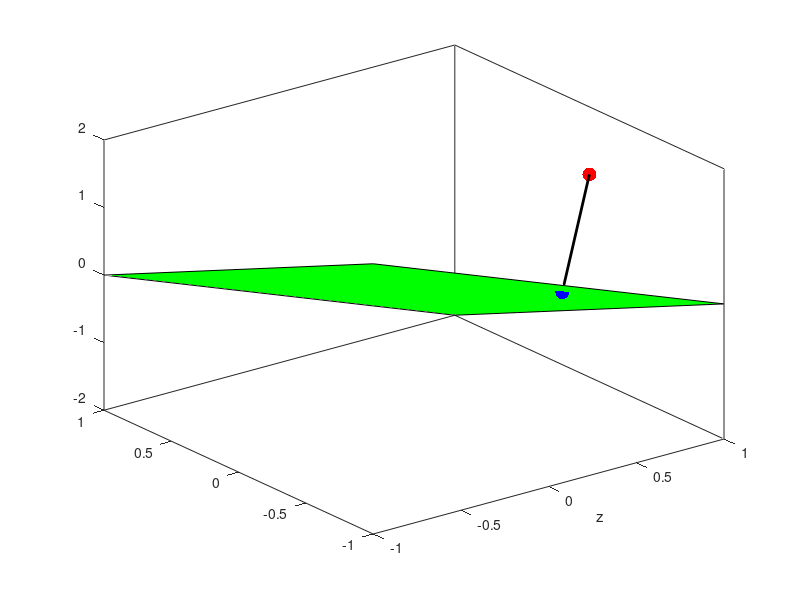

Recreate this plot in MATLAB.
clear
clc

f=[1; 0; 1];
w1=[1; 0; -1];
w2=[0; 1; -1];

G=zeros(2);
G(1,1)=w1.'*w1;
G(2,2)=w2.'*w2;
G(1,2)=w1.'*w2;
G(2,1)=G(1,2);

b=zeros(2,1);
b(1)=f.'*w1;
b(2)=f.'*w2;

c=G\b;
best=c(1)*w1+c(2)*w2;

figure(1)
clf
fill3([-1 1 1 -1],[-1 -1 1 1],[2 0 -2 0],'g')
hold on
plot3(f(1),f(2),f(3),'r.','markersize',30)
xlabel('x')
xlabel('y')
xlabel('z')
input('hit return')
plot3(best(1),best(2),best(3),'b.','markersize',30)
input('hit return')
plot3([best(1) f(1)],[best(2) f(2)],[best(3) f(3)],'k','linewidth',2)
fprintf('\n (f-w, w_1) = %12.8e\n\n', (f-best).'*w1)
fprintf('\n (f-w, w_1) = %12.8e\n\n', (f-best).'*w2)
